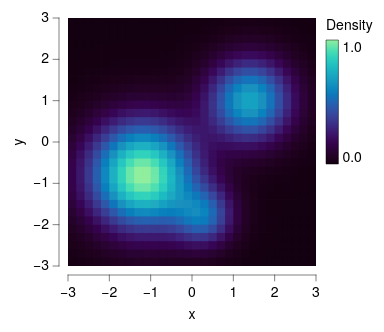

Write a Vega-Lite specification for this figure.
### Vega-Lite specification from a JSON file in a GitHub repository (floating-point values rounded to 4 significant figures; data arrays with more than 128 entries replaced by an {"elided": "..."} marker saying what was removed)
{"background": null, "config": {"arc": {"fill": "#DBDBDB", "fillOpacity": 1.0, "innerRadius": 31.0, "padAngle": 0.03, "stroke": "black", "strokeOpacity": 1, "strokeWidth": 0.25}, "area": {"fill": "#DBDBDB", "fillOpacity": 1.0, "stroke": "black", "strokeOpacity": 1, "strokeWidth": 0.25}, "axis": {"domain": true, "domainCap": "round", "domainColor": "black", "domainWidth": 0.25, "grid": false, "gridCap": "round", "gridColor": "#F1F1F1", "gridDash": [0, 0], "gridOpacity": 1.0, "gridWidth": 0.25, "labelColor": "black", "labelFont": "Helvetica Neue", "labelFontSize": 7, "labelFontStyle": "normal", "labelFontWeight": 400, "offset": 4.5, "ticks": true, "tickCap": "round", "tickColor": "black", "tickRound": false, "tickSize": 3, "tickWidth": 0.25, "titleColor": "black", "titleFont": "Helvetica Neue", "titleFontSize": 7, "titleFontStyle": "normal", "titleFontWeight": 400}, "axisX": {"domain": true, "labelAlign": "center", "labelAngle": 0, "labels": true, "ticks": true, "translate": 0}, "axisY": {"domain": true, "labelAlign": "right", "labelAngle": 0, "labels": true, "ticks": true, "translate": 0}, "axisRight": {"domain": true, "labelAlign": "left", "labelAngle": 0, "labels": true, "ticks": true, "translate": 0}, "axisTop": {"domain": true, "labelAlign": "center", "labelAngle": 0, "labels": true, "ticks": true, "translate": 0}, "axisBand": {"tickOffset": 0}, "bar": {"fill": "#DBDBDB", "fillOpacity": 1.0, "stroke": "black", "strokeOpacity": 1, "strokeWidth": 0.25}, "boxplot": {"size": 11.16, "ticks": {"cornerRadius": 0.25, "fill": "black", "size": 5.58, "thickness": 0.25}, "box": {"fillOpacity": 1.0, "stroke": "black", "strokeOpacity": 1, "strokeWidth": 0.25}, "median": {"fill": "black", "fillOpacity": 1.0, "size": 11.16, "thickness": 0.25}, "rule": {"fill": "black", "fillOpacity": 1.0, "size": 12.4, "stroke": "black", "strokeDash": [0, 0], "strokeOpacity": 1, "strokeWidth": 0.25}, "outliers": {"color": "black", "fill": "black", "fillOpacity": 1.0, "size": 0, "stroke": "black", "strokeOpacity": 1, "strokeWidth": 0.25}}, "circle": {"fill": "black", "fillOpacity": 1.0, "size": 0.62, "stroke": null, "strokeOpacity": 1, "strokeWidth": 0.25}, "errorband": {"band": {"fillOpacity": 0.6, "stroke": null, "strokeWidth": 0.25, "strokeOpacity": 1}, "borders": {"opacity": 0, "strokeOpacity": 0.25, "strokeWidth": 1}}, "errorbar": {"opacity": 1, "rule": {"strokeDash": [0, 0], "strokeWidth": 0.25}, "ticks": {"color": "black", "cornerRadius": 0.125, "opacity": 1, "size": 7.44, "thickness": 0.25}, "thickness": 0.25}, "font": "Helvetica Neue", "geoshape": {"fill": "#DBDBDB", "fillOpacity": 1.0, "stroke": "black", "strokeOpacity": 1, "strokeWidth": 0.25}, "header": {"labelColor": "black", "labelFont": "Helvetica Neue", "labelFontSize": 7, "labelFontStyle": "normal", "labelFontWeight": 400, "titleColor": "black", "titleFont": "Helvetica Neue", "titleFontSize": 7, "titleFontStyle": "normal", "titleFontWeight": 400, "titlePadding": 0}, "legend": {"disable": false, "offset": 4.5, "titlePadding": 4, "labelOffset": 2, "gradientLabelOffset": 2, "gradientLength": 62.0, "gradientThickness": 6.2, "gradientOpacity": 1.0, "gradientStrokeColor": "black", "gradientStrokeWidth": 0.25, "labelColor": "black", "labelFont": "Helvetica Neue", "labelFontSize": 7, "labelFontStyle": "normal", "labelFontWeight": 400, "strokeColor": "black", "strokeWidth": 0, "symbolSize": 42, "symbolStrokeColor": "black", "symbolStrokeWidth": 0.25, "titleColor": "black", "titleFont": "Helvetica Neue", "titleFontSize": 7, "titleFontStyle": "normal", "titleFontWeight": 400}, "line": {"color": "black", "stroke": "black", "strokeCap": "round", "strokeDash": [0, 0], "strokeOpacity": 1, "strokeWidth": 0.375}, "point": {"filled": true, "fill": "#DBDBDB", "fillOpacity": 1.0, "size": 6.2, "stroke": "black", "strokeOpacity": 1, "strokeWidth": 0.25}, "range": {"category": ["#C6D9F1", "#F1C9CB", "#FEF0B9", "#CEE37A", "#7AA8E0", "#E589A3", "#FDDD5D", "#68B961", "#4177B1", "#C35082", "#E5C227", "#438156"], "diverging": {"scheme": ["#C35082", "#CE6D94", "#D989A7", "#E2A4BA", "#EABFCE", "#F1DBE2", "#F6F6F6", "#D7E0EB", "#B9CBE0", "#9BB6D5", "#7DA1C9", "#5F8CBD", "#4177B1"]}, "heatmap": {"scheme": ["#130010", "#27022E", "#370453", "#3D1E76", "#3A3B92", "#2E57AA", "#1374BA", "#1A90BE", "#20ABC1", "#27C6C1", "#48DEB3", "#91EE9F"]}, "ordinal": {"scheme": ["#F1F1F1", "#DBDBDB", "#C6C6C6", "#B2B2B2", "#9D9D9D", "#898989", "#767676", "#636363", "#515151", "#404040", "#2F2F2F", "#1F1F1F"]}, "ramp": {"scheme": ["#130010", "#27022E", "#370453", "#3D1E76", "#3A3B92", "#2E57AA", "#1374BA", "#1A90BE", "#20ABC1", "#27C6C1", "#48DEB3", "#91EE9F"]}}, "rule": {"color": "black", "stroke": "black", "strokeCap": "round", "strokeDash": [2, 2], "strokeOpacity": 1, "strokeWidth": 0.25}, "scale": {"bandPaddingInner": 0.1, "bandPaddingOuter": 0.1, "round": false}, "rect": {"fill": "#DBDBDB", "fillOpacity": 1.0, "stroke": "black", "strokeOpacity": 1, "strokeWidth": 0.25}, "square": {"fill": "#DBDBDB", "fillOpacity": 1.0, "size": 12.4, "stroke": "black", "strokeOpacity": 1, "strokeWidth": 0.25}, "text": {"color": "black", "font": "Helvetica Neue", "fontSize": 7, "fontStyle": "normal", "fontWeight": 400}, "title": {"anchor": "middle", "frame": "group", "color": "black", "font": "Helvetica Neue", "fontSize": 7, "fontStyle": "normal", "fontWeight": 400, "subtitleColor": "black", "subtitleFont": "Helvetica Neue", "subtitleFontSize": "Helvetica Neue", "subtitleFontStyle": "normal", "subtitleFontWeight": 400}, "view": {"continuousWidth": 124, "continuousHeight": 124, "discreteWidth": 124, "discreteHeight": 124, "fill": null, "stroke": null, "strokeWidth": 0.25}}, "data": {"name": "data-ba0412ef80218ea38e3c8f5f8b522309"}, "mark": {"type": "rect", "clip": true, "stroke": null}, "encoding": {"color": {"field": "density", "title": "Density", "type": "quantitative"}, "x": {"axis": {"values": [-3, -2, -1, 0, 1, 2, 3]}, "field": "x0", "scale": {"domain": [-3, 3], "nice": false}, "title": "x", "type": "quantitative"}, "x2": {"field": "x1"}, "y": {"axis": {"values": [-3, -2, -1, 0, 1, 2, 3]}, "field": "y0", "scale": {"domain": [-3, 3], "nice": false}, "title": "y", "type": "quantitative"}, "y2": {"field": "y1"}}, "$schema": "https://vega.github.io/schema/vega-lite/v6.4.1.json", "datasets": {"data-ba0412ef80218ea38e3c8f5f8b522309": {"elided": "900 records"}}}
